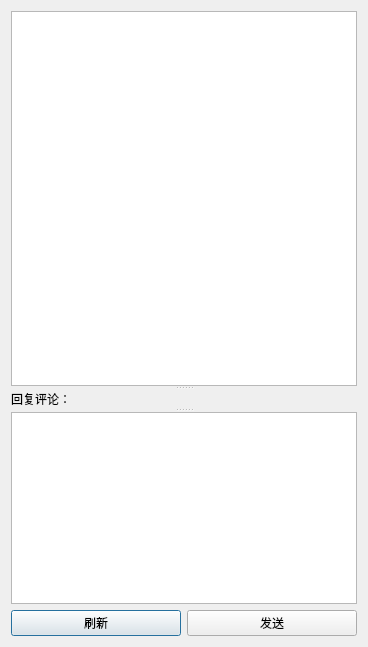
<?xml version="1.0" encoding="UTF-8"?>
<ui version="4.0">
 <class>DialogComments</class>
 <widget class="QDialog" name="DialogComments">
  <property name="geometry">
   <rect>
    <x>0</x>
    <y>0</y>
    <width>368</width>
    <height>647</height>
   </rect>
  </property>
  <property name="windowTitle">
   <string>评论</string>
  </property>
  <layout class="QVBoxLayout" name="verticalLayout">
   <item>
    <widget class="QSplitter" name="splitter">
     <property name="orientation">
      <enum>Qt::Vertical</enum>
     </property>
     <property name="childrenCollapsible">
      <bool>false</bool>
     </property>
     <widget class="QListWidget" name="comments">
      <property name="sizePolicy">
       <sizepolicy hsizetype="Expanding" vsizetype="Expanding">
        <horstretch>0</horstretch>
        <verstretch>1</verstretch>
       </sizepolicy>
      </property>
     </widget>
     <widget class="QLabel" name="reply">
      <property name="sizePolicy">
       <sizepolicy hsizetype="Preferred" vsizetype="Maximum">
        <horstretch>0</horstretch>
        <verstretch>0</verstretch>
       </sizepolicy>
      </property>
      <property name="text">
       <string>回复评论：</string>
      </property>
     </widget>
     <widget class="QTextEdit" name="textEdit">
      <property name="sizePolicy">
       <sizepolicy hsizetype="Expanding" vsizetype="Maximum">
        <horstretch>0</horstretch>
        <verstretch>0</verstretch>
       </sizepolicy>
      </property>
      <property name="minimumSize">
       <size>
        <width>0</width>
        <height>0</height>
       </size>
      </property>
     </widget>
    </widget>
   </item>
   <item>
    <layout class="QHBoxLayout" name="horizontalLayout">
     <property name="topMargin">
      <number>0</number>
     </property>
     <item>
      <widget class="QPushButton" name="btn_refresh">
       <property name="text">
        <string>刷新</string>
       </property>
      </widget>
     </item>
     <item>
      <widget class="QPushButton" name="btn_send">
       <property name="text">
        <string>发送</string>
       </property>
      </widget>
     </item>
    </layout>
   </item>
  </layout>
 </widget>
 <resources/>
 <connections/>
</ui>
